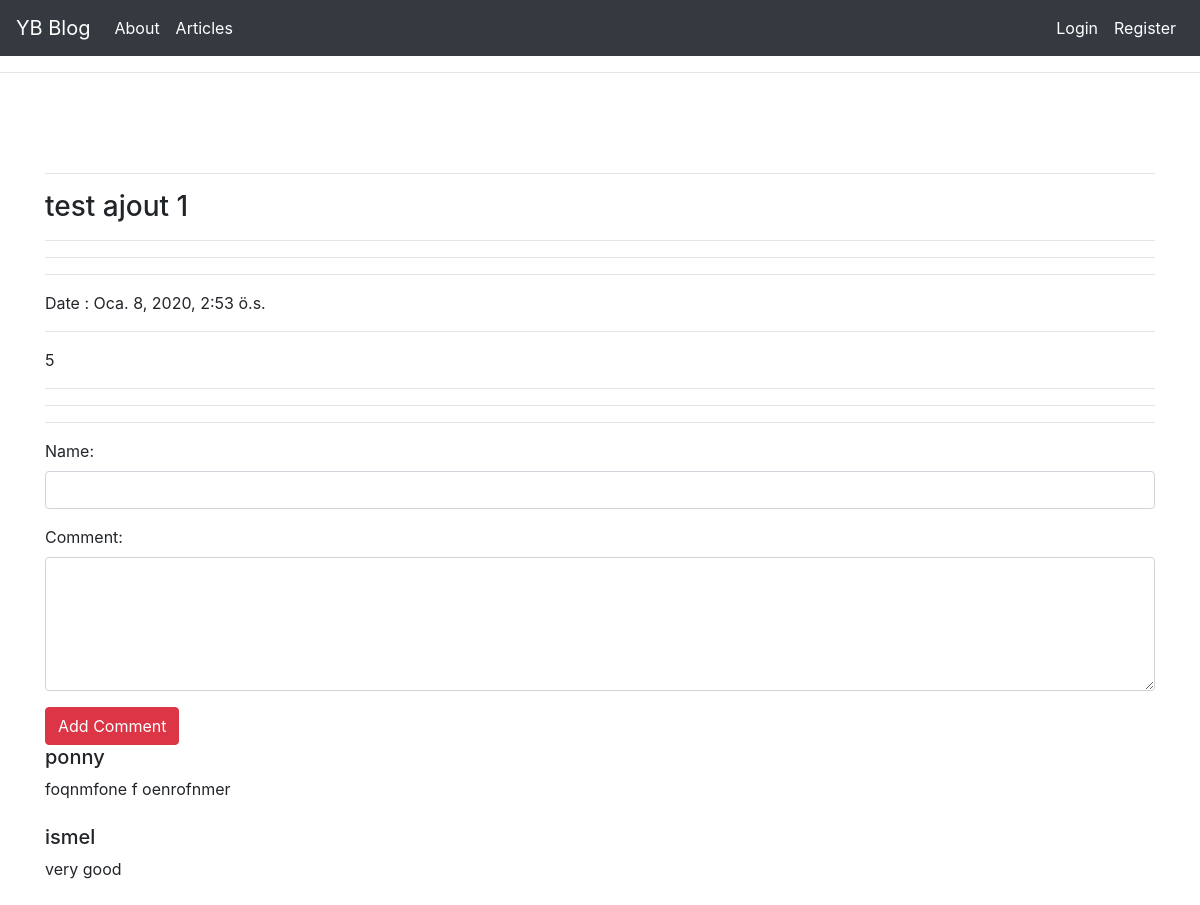
/article/article/4, run on the app's committed database.
### article/models.py (models this page shows, shortened)
class Article(models.Model):
    author=models.ForeignKey("auth.User",on_delete=models.CASCADE,verbose_name="Author")
    title=models.CharField(max_length=50,verbose_name="Titre")
    content=RichTextField()
    article_image=models.FileField(blank=True,null=True,verbose_name="addimage")
    created_date=models.DateTimeField(auto_now_add=True,verbose_name="Time")
    class Meta:
        ordering = ['-created_date']

class Comment(models.Model):
    article=models.ForeignKey(Article,on_delete=models.CASCADE,verbose_name="Article",related_name="comments")
    comment_author=models.CharField(max_length=50,verbose_name="Name")
    comment_content=models.CharField(max_length=200,verbose_name="Comment")
    comment_date=models.DateTimeField(auto_now_add=True,verbose_name="Temps")
    class Meta:
        ordering = ['-comment_date']

### article/views.py (the view)
# urls.py: path('article/<int:id>', views.detail, name="detail"),
def detail(request,id):
    article=get_object_or_404(Article,id=id)                    #si id exist met dans id sinon envois erreur 404
    comments=article.comments.all
    return  render(request,"detail.html",{"article":article,"comments":comments})

### templates/detail.html (shortened to what this page needs)
{% extends "layout.html" %}
{% block body %}
<hr>
<h3>{{article.title}}</h3>
<hr>
<hr>
<hr>
<p>Date : {{article.created_date}}</p>
<hr>
{{article.content|safe}}
<hr>
<hr>
<hr>
<form action="/article/comment/{{article.id}}" method="post">
  <div class="form-group">
    <label for="usr">Name:</label>
    <input type="text" class="form-control" id="usr"  name="comment_author">
  </div>
  <div class="form-group">
    <label for="comment">Comment:</label>
    <textarea class="form-control" rows="5" id="comment" name="comment_content"></textarea>
  </div>
  <button type="submit" class="btn btn-danger">Add Comment</button>
</form>
{% if comments %}
{% for comment in comments %}
<div class="media mb-4">
  <div class="media-body">
    <h5 class="mt-0">{{comment.comment_author}}</h5>
    {{comment.comment_content}}
  </div>
</div>
{% endfor %}
{% else %}
<div class="alert alert-danger">No comments yet</div>
{% endif %}
{% endblock body %}

### data on the page
Article: title "test ajout 1", created_date "Oca. 8, 2020, 2:53 ö.s.", content "5"
Comment: comment_author "ponny", comment_content "foqnmfone f oenrofnmer"
Comment: comment_author "ismel", comment_content "very good"
